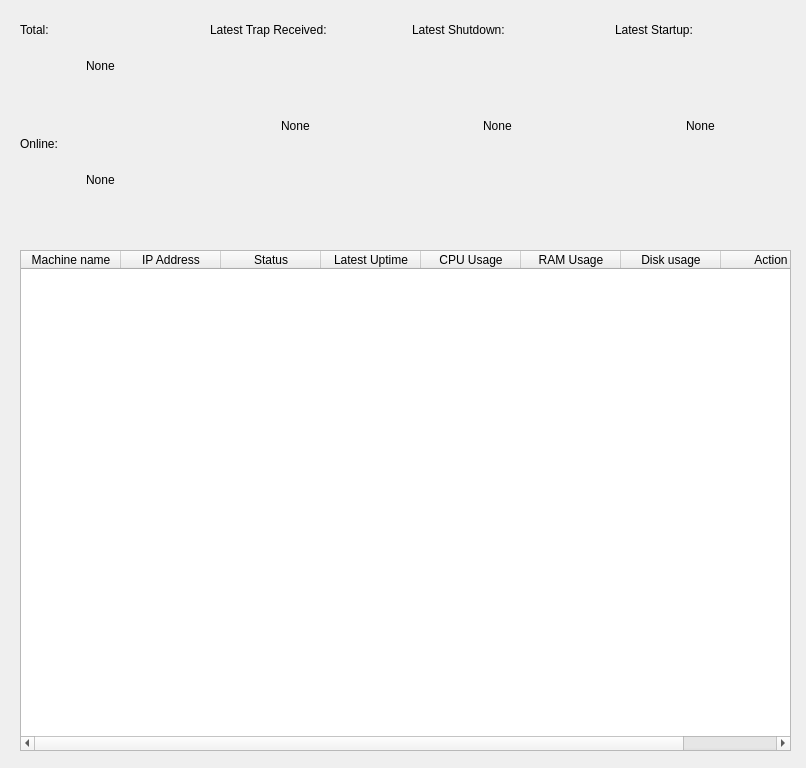
<?xml version="1.0" encoding="UTF-8"?>
<ui version="4.0">
 <class>Form</class>
 <widget class="QWidget" name="Form">
  <property name="geometry">
   <rect>
    <x>0</x>
    <y>0</y>
    <width>806</width>
    <height>768</height>
   </rect>
  </property>
  <property name="windowTitle">
   <string>Form</string>
  </property>
  <property name="windowIcon">
   <iconset>
    <normaloff>../../../FinishedProduct/MainInterface/black.png</normaloff>../../../FinishedProduct/MainInterface/black.png</iconset>
  </property>
  <widget class="CardWidget" name="CardWidget">
   <property name="geometry">
    <rect>
     <x>10</x>
     <y>10</y>
     <width>791</width>
     <height>221</height>
    </rect>
   </property>
   <widget class="QWidget" name="verticalLayoutWidget">
    <property name="geometry">
     <rect>
      <x>0</x>
      <y>0</y>
      <width>181</width>
      <height>221</height>
     </rect>
    </property>
    <layout class="QVBoxLayout" name="verticalLayout">
     <item>
      <widget class="ElevatedCardWidget" name="ElevatedCardWidget">
       <widget class="QWidget" name="verticalLayoutWidget_2">
        <property name="geometry">
         <rect>
          <x>0</x>
          <y>30</y>
          <width>181</width>
          <height>51</height>
         </rect>
        </property>
        <layout class="QVBoxLayout" name="verticalLayout_3">
         <item alignment="Qt::AlignHCenter">
          <widget class="SubtitleLabel" name="Uptime_2">
           <property name="text">
            <string>None</string>
           </property>
          </widget>
         </item>
        </layout>
       </widget>
       <widget class="BodyLabel" name="BodyLabel_3">
        <property name="geometry">
         <rect>
          <x>10</x>
          <y>10</y>
          <width>63</width>
          <height>19</height>
         </rect>
        </property>
        <property name="text">
         <string>Total:</string>
        </property>
       </widget>
      </widget>
     </item>
     <item>
      <widget class="ElevatedCardWidget" name="ElevatedCardWidget_2">
       <widget class="QWidget" name="verticalLayoutWidget_3">
        <property name="geometry">
         <rect>
          <x>0</x>
          <y>30</y>
          <width>181</width>
          <height>51</height>
         </rect>
        </property>
        <layout class="QVBoxLayout" name="verticalLayout_4">
         <item alignment="Qt::AlignHCenter">
          <widget class="SubtitleLabel" name="Uptime_3">
           <property name="text">
            <string>None</string>
           </property>
          </widget>
         </item>
        </layout>
       </widget>
       <widget class="BodyLabel" name="BodyLabel_4">
        <property name="geometry">
         <rect>
          <x>10</x>
          <y>10</y>
          <width>63</width>
          <height>19</height>
         </rect>
        </property>
        <property name="text">
         <string>Online:</string>
        </property>
       </widget>
      </widget>
     </item>
    </layout>
   </widget>
   <widget class="QWidget" name="horizontalLayoutWidget">
    <property name="geometry">
     <rect>
      <x>190</x>
      <y>0</y>
      <width>601</width>
      <height>221</height>
     </rect>
    </property>
    <layout class="QHBoxLayout" name="horizontalLayout">
     <item>
      <widget class="ElevatedCardWidget" name="ElevatedCardWidget_3">
       <widget class="BodyLabel" name="BodyLabel_5">
        <property name="geometry">
         <rect>
          <x>10</x>
          <y>10</y>
          <width>131</width>
          <height>19</height>
         </rect>
        </property>
        <property name="text">
         <string>Latest Trap Received:</string>
        </property>
       </widget>
       <widget class="QWidget" name="verticalLayoutWidget_4">
        <property name="geometry">
         <rect>
          <x>0</x>
          <y>30</y>
          <width>191</width>
          <height>171</height>
         </rect>
        </property>
        <layout class="QVBoxLayout" name="verticalLayout_5">
         <item alignment="Qt::AlignHCenter">
          <widget class="SubtitleLabel" name="Uptime_4">
           <property name="text">
            <string>None</string>
           </property>
          </widget>
         </item>
        </layout>
       </widget>
      </widget>
     </item>
     <item>
      <widget class="ElevatedCardWidget" name="ElevatedCardWidget_4">
       <widget class="BodyLabel" name="BodyLabel_6">
        <property name="geometry">
         <rect>
          <x>10</x>
          <y>10</y>
          <width>131</width>
          <height>19</height>
         </rect>
        </property>
        <property name="text">
         <string>Latest Shutdown:</string>
        </property>
       </widget>
       <widget class="QWidget" name="verticalLayoutWidget_5">
        <property name="geometry">
         <rect>
          <x>0</x>
          <y>30</y>
          <width>191</width>
          <height>171</height>
         </rect>
        </property>
        <layout class="QVBoxLayout" name="verticalLayout_6">
         <item alignment="Qt::AlignHCenter">
          <widget class="SubtitleLabel" name="Uptime_5">
           <property name="text">
            <string>None</string>
           </property>
          </widget>
         </item>
        </layout>
       </widget>
      </widget>
     </item>
     <item>
      <widget class="ElevatedCardWidget" name="ElevatedCardWidget_5">
       <widget class="BodyLabel" name="BodyLabel_7">
        <property name="geometry">
         <rect>
          <x>10</x>
          <y>10</y>
          <width>131</width>
          <height>19</height>
         </rect>
        </property>
        <property name="text">
         <string>Latest Startup:</string>
        </property>
       </widget>
       <widget class="QWidget" name="verticalLayoutWidget_6">
        <property name="geometry">
         <rect>
          <x>0</x>
          <y>30</y>
          <width>191</width>
          <height>171</height>
         </rect>
        </property>
        <layout class="QVBoxLayout" name="verticalLayout_7">
         <item alignment="Qt::AlignHCenter">
          <widget class="SubtitleLabel" name="Uptime_6">
           <property name="text">
            <string>None</string>
           </property>
          </widget>
         </item>
        </layout>
       </widget>
      </widget>
     </item>
    </layout>
   </widget>
  </widget>
  <widget class="CardWidget" name="CardWidget_2">
   <property name="geometry">
    <rect>
     <x>10</x>
     <y>240</y>
     <width>791</width>
     <height>521</height>
    </rect>
   </property>
   <widget class="TableWidget" name="TableWidget">
    <property name="geometry">
     <rect>
      <x>10</x>
      <y>10</y>
      <width>771</width>
      <height>501</height>
     </rect>
    </property>
    <column>
     <property name="text">
      <string>Machine name</string>
     </property>
    </column>
    <column>
     <property name="text">
      <string>IP Address</string>
     </property>
    </column>
    <column>
     <property name="text">
      <string>Status</string>
     </property>
    </column>
    <column>
     <property name="text">
      <string>Latest Uptime</string>
     </property>
    </column>
    <column>
     <property name="text">
      <string>CPU Usage</string>
     </property>
    </column>
    <column>
     <property name="text">
      <string>RAM Usage</string>
     </property>
    </column>
    <column>
     <property name="text">
      <string>Disk usage</string>
     </property>
    </column>
    <column>
     <property name="text">
      <string>Action</string>
     </property>
    </column>
   </widget>
  </widget>
 </widget>
 <customwidgets>
  <customwidget>
   <class>CardWidget</class>
   <extends>QFrame</extends>
   <header>qfluentwidgets</header>
   <container>1</container>
  </customwidget>
  <customwidget>
   <class>ElevatedCardWidget</class>
   <extends>SimpleCardWidget</extends>
   <header>qfluentwidgets</header>
   <container>1</container>
  </customwidget>
  <customwidget>
   <class>SimpleCardWidget</class>
   <extends>CardWidget</extends>
   <header>qfluentwidgets</header>
   <container>1</container>
  </customwidget>
  <customwidget>
   <class>BodyLabel</class>
   <extends>QLabel</extends>
   <header>qfluentwidgets</header>
  </customwidget>
  <customwidget>
   <class>SubtitleLabel</class>
   <extends>QLabel</extends>
   <header>qfluentwidgets</header>
  </customwidget>
  <customwidget>
   <class>TableWidget</class>
   <extends>QTableWidget</extends>
   <header>qfluentwidgets</header>
  </customwidget>
 </customwidgets>
 <resources/>
 <connections/>
</ui>
